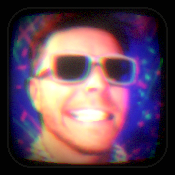
#> input picture art/assets/crt_portrait_shipped.png, 175 x 175 px, given in place of 001-hyper-realistic-top-down-photograph-of-a.png, which was not available; the run also reads 1 picture not shown here
$ python make-face-v13.py
#> lines starting #> are read from the running program, lines starting #| are printed output that depends on the picture; pictures that were not available may be replaced by others from this repository, and a replacement may not be noted
#!/usr/bin/env python3
"""
V13 face: Opaque title bg, bigger/bolder labels.
"""
from PIL import Image, ImageDraw, ImageFont, ImageFilter, ImageEnhance
import random, math, os

random.seed(42)

skin = Image.open("/tmp/aether-art/dalle-wood/001-hyper-realistic-top-down-photograph-of-a.png")
#> skin is the input picture: PIL image 175x175 RGB; mean R, G, B 99.9, 71.7, 88.2
W, H = 1020, 620
skin = skin.resize((W, H), Image.LANCZOS)
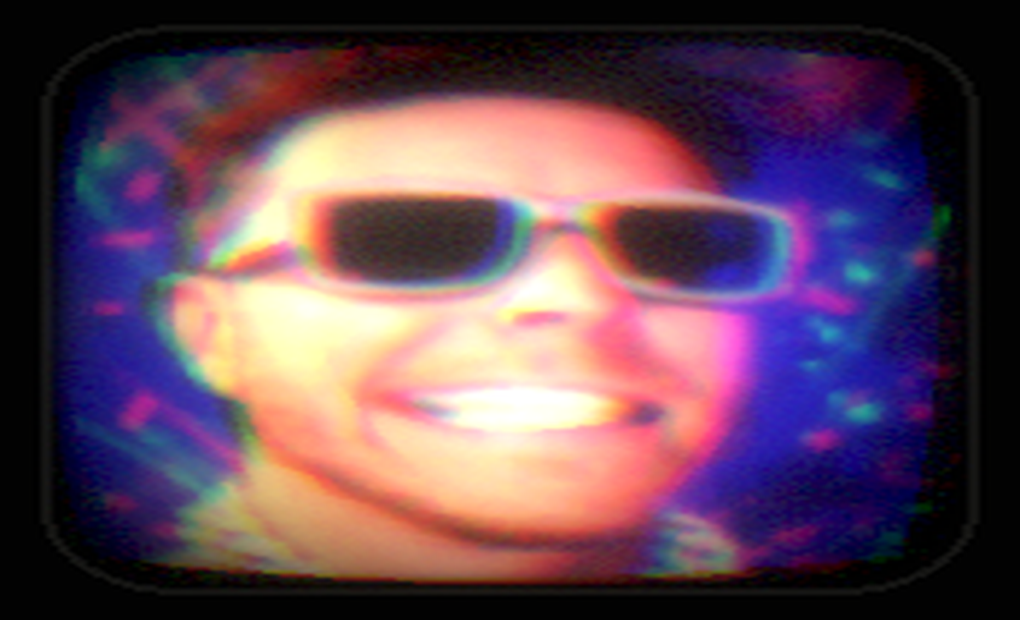
#> skin: PIL image 1020x620 RGB; mean R, G, B 99.9, 71.7, 88.2
img = skin.copy().convert("RGBA")

# Edge extend
for x in range(W):
    c = img.getpixel((x, 3)); [img.putpixel((x, y), c) for y in range(3)]
    c = img.getpixel((x, H-4)); [img.putpixel((x, y), c) for y in range(H-3, H)]
for y in range(H):
    c = img.getpixel((5, y)); [img.putpixel((x, y), c) for x in range(5)]
    c = img.getpixel((W-6, y)); [img.putpixel((x, y), c) for x in range(W-5, W)]

# Load DALL-E duct tape
tape_src = Image.open("/tmp/aether-art/dalle-tape/001-hyper-realistic-close-up-photograph-of-a.png").convert("RGBA")
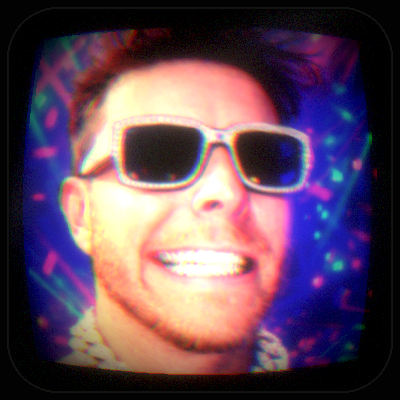
#> input picture art/assets/crt_portrait_shipped_large.png, 400 x 400 px, given in place of 001-hyper-realistic-close-up-photograph-of-a.png, which was not available
tw, th = tape_src.size
#> tw = 400; th = 400
tape_region = tape_src.crop((int(tw*0.05), int(th*0.25), int(tw*0.95), int(th*0.75)))
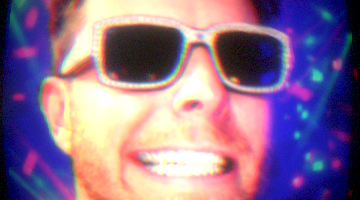
#> tape_region: PIL image 360x200 RGBA; mean R, G, B, A 142.7, 113.2, 143.6, 255

def make_duct_tape_strip(width, height, tape_region=tape_region):
    strip = tape_region.resize((width + 20, height + 10), Image.LANCZOS)
    sw, sh = strip.size
    left = (sw - width) // 2; top = (sh - height) // 2
    strip = strip.crop((left, top, left + width, top + height))
    mask = Image.new("L", (width, height), 255)
    md = ImageDraw.Draw(mask)
    for y in range(height):
        tear = random.randint(0, 4)
        for x in range(tear): mask.putpixel((x, y), 0)
        tear = random.randint(0, 4)
        for x in range(width - tear, width): mask.putpixel((x, y), 0)
    for x in range(width):
        if random.random() < 0.3: mask.putpixel((x, 0), 0)
        if random.random() < 0.3: mask.putpixel((x, height - 1), 0)
    strip.putalpha(mask)
    shadow = Image.new("RGBA", (width + 4, height + 4), (0, 0, 0, 0))
    sd = ImageDraw.Draw(shadow)
    sd.rectangle([2, 2, width + 1, height + 1], fill=(0, 0, 0, 40))
    shadow = shadow.filter(ImageFilter.GaussianBlur(radius=2))
    result = Image.new("RGBA", (width + 4, height + 4), (0, 0, 0, 0))
    result = Image.alpha_composite(result, shadow)
    result.paste(strip, (1, 1), strip)
    return result

def paste_strip(img, strip, x, y, angle=0):
    if angle: strip = strip.rotate(angle, expand=True, resample=Image.BICUBIC)
    img.paste(strip, (x, y), strip)

# ============================================================
# FONTS -- sharper, bolder
# ============================================================
ff = None
for fp in ["/System/Library/Fonts/Supplemental/MarkerFelt.ttc",
           "/System/Library/Fonts/Supplemental/Bradley Hand Bold.ttf"]:
    if os.path.exists(fp): ff = fp; break
if not ff: ff = "/System/Library/Fonts/Helvetica.ttc"

# Try to get a bold variant for sharper text
try:
    ff_bold = ff  # same font, not bold
    if not os.path.exists(ff_bold):
        ff_bold = ff  # same font, not bold
    if not os.path.exists(ff_bold):
        ff_bold = ff  # same font, not bold
except:
    ff_bold = ff  # same font, not bold

title_font = ImageFont.truetype(ff, 58)  # EVEN BIGGER
sect_font = ImageFont.truetype(ff, 20)
label_font = ImageFont.truetype(ff, 16)  # bigger, bolder

NEON_RED = (255, 40, 40)

def neon_border(img, x, y, w, h, color=NEON_RED, glow_radius=12, thickness=3):
    glow = Image.new("RGBA", img.size, (0, 0, 0, 0))
    gd = ImageDraw.Draw(glow)
    for r in range(glow_radius, 0, -1):
        alpha = int(90 * (1 - r / glow_radius))
        gd.rectangle([x-r, y-r, x+w+r, y+h+r], outline=(*color, alpha), width=2)
    gd.rectangle([x, y, x+w, y+h], outline=(*color, 255), width=thickness)
    inner = (min(255,color[0]+60), min(255,color[1]+100), min(255,color[2]+100))
    gd.rectangle([x+1, y+1, x+w-1, y+h-1], outline=(*inner, 160), width=1)
    glow = glow.filter(ImageFilter.GaussianBlur(radius=5))
    gd2 = ImageDraw.Draw(glow)
    gd2.rectangle([x, y, x+w, y+h], outline=(*color, 245), width=thickness)
    gd2.rectangle([x+1, y+1, x+w-1, y+h-1], outline=(*inner, 130), width=1)
    return Image.alpha_composite(img, glow)

def neon_text(img, text, x, y, font, color=NEON_RED, center=False):
    d = ImageDraw.Draw(img)
    if center:
        bb = d.textbbox((0,0), text, font=font)
        x = x - (bb[2] - bb[0]) // 2
    glow = Image.new("RGBA", img.size, (0, 0, 0, 0))
    gd = ImageDraw.Draw(glow)
    for dx2 in range(-5, 6):
        for dy2 in range(-5, 6):
            dist = math.sqrt(dx2*dx2 + dy2*dy2)
            if dist <= 5:
                alpha = int(75 * (1 - dist / 5))
                gd.text((x+dx2, y+dy2), text, fill=(*color, alpha), font=font)
    glow = glow.filter(ImageFilter.GaussianBlur(radius=5))
    gd2 = ImageDraw.Draw(glow)
    inner = (255, min(255,color[1]+120), min(255,color[2]+120))
    gd2.text((x, y), text, fill=(*inner, 255), font=font)
    return Image.alpha_composite(img, glow)

def sharpie_bold(img, text, x, y, font, color=(10, 8, 5), center=False, thin=False):
    """Sharpie text. thin=True for lighter single stroke."""
    d = ImageDraw.Draw(img)
    if center:
        bb = d.textbbox((0,0), text, font=font)
        x = x - (bb[2] - bb[0]) // 2
    if thin:
        # Single stroke, slight bleed only
        for dx, dy in [(-1,0),(1,0),(0,-1)]:
            d.text((x+dx, y+dy), text, fill=(*color, 30), font=font)
        d.text((x, y), text, fill=(*color, 220), font=font)
    else:
        for dx in range(-1, 2):
            for dy in range(-1, 2):
                d.text((x+dx, y+dy), text, fill=(*color, 180), font=font)
        d.text((x, y), text, fill=(*color, 255), font=font)

# ============================================================
# TITLE -- EVEN BIGGER
# ============================================================
# ---- BIG TAPE STRIP TITLE (no neon, red sharpie) ----
title_text = "Austin's Secret Sauce"
title_strip_w = 700
title_strip_h = 70
title_strip = make_duct_tape_strip(title_strip_w, title_strip_h)
#> in make_duct_tape_strip, `mask = Image.new("L", (width, height), 255)`: mask: PIL image 700x70 L; every value is 255
#> after the loop in make_duct_tape_strip, `for y in range(height):`:
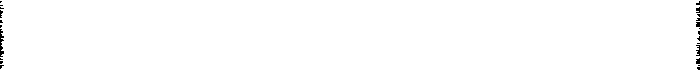
#> mask: PIL image 700x70 L; 99.5% white; black in thin lines or dots
#> after the loop in make_duct_tape_strip, `for x in range(width):`: mask: PIL image 700x70 L; 98.6% white; black in thin lines or dots
#> in make_duct_tape_strip, `shadow = Image.new("RGBA", (width + 4, height + 4), (0, 0, 0, 0))`: shadow: PIL image 704x74 RGBA; every value is 0
#> in make_duct_tape_strip, `result.paste(strip, (1, 1), strip)`:
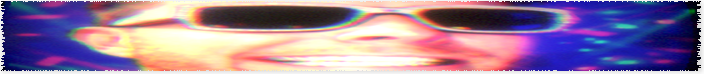
#> result: PIL image 704x74 RGBA; mean R, G, B, A 136.4, 108.7, 138.5, 237.9; transparent parts drawn white
title_x = (W - title_strip_w) // 2
title_y = 8
paste_strip(img, title_strip, title_x, title_y, angle=random.uniform(-0.8, 0.8))
# Red sharpie text -- thick, hand-written look
title_font_big = ImageFont.truetype(ff, 48)
sharpie_bold(img, title_text, W // 2, title_y + 14, title_font_big,
             color=(200, 25, 25), center=True, thin=False)
#> in sharpie_bold, `bb = d.textbbox((0,0), text, font=font)`: bb = (0, 9, 519, 46)
#> in sharpie_bold, `x = x - (bb[2] - bb[0]) // 2`: x = 251

# ============================================================
# SECTION HEADERS
# ============================================================
sections = [
    ("SWELL",   40,  185,  220, 28),
    ("VINYL",   40,  300,  160, 28),
    ("MASTER",  40,  415,  160, 28),
    ("PSYCHE",  385, 185,  490, 28),
    ("LFO",     415, 358,  240, 28),
]
for name, sx, sy, sw, sh in sections:
    strip = make_duct_tape_strip(sw, sh)
    paste_strip(img, strip, sx, sy, angle=random.uniform(-1.2, 1.2))
    sharpie_bold(img, name, sx + sw // 2, sy + 5, sect_font, center=True)
#> this loop made 5 passes
#> (bb in sharpie_bold, x in sharpie_bold) on passes 1 to 5: ((0, 4, 68, 19), 116), ((0, 4, 59, 19), 91), ((0, 4, 83, 19), 79), ((0, 4, 78, 19), 591), ((0, 4, 38, 19), 516)

# ============================================================
# KNOB LABELS -- sharper, bolder, slightly bigger tape
# ============================================================
knob_data = [
    ('Sens', 80, 240), ('Attack', 160, 240), ('Depth', 240, 240),
    ('Year', 80, 355), ('Detune', 160, 355),
    ('Mix', 80, 465), ('Gain', 160, 465),
    ('Shimmer', 420, 240), ('Space', 490, 240), ('Rate', 560, 240),
    ('Warp', 630, 240), ('Mix', 700, 240), ('Notch', 770, 240), ('Sweep', 840, 240),
    ('Shape', 455, 410), ('Rate', 535, 410), ('Depth', 615, 410),
    ('Div', 455, 485), ('Phase', 535, 485),
]
KNOB_R_UV = 24  # tighter to knobs

for name, kx, ky in knob_data:
    lw = max(65, len(name) * 12 + 20)
    lh = 26
    strip = make_duct_tape_strip(lw, lh)
    ly = ky + KNOB_R_UV + 6
    lx = kx - lw // 2
    paste_strip(img, strip, lx, ly, angle=random.uniform(-1.8, 1.8))
    sharpie_bold(img, name, kx, ly + 4, label_font, center=True, thin=False)
#> this loop made 19 passes
#> (bb in sharpie_bold, x in sharpie_bold) on passes 1 to 12: ((0, 3, 38, 15), 61), ((0, 3, 52, 15), 134), ((0, 3, 49, 18), 216), ((-1, 3, 34, 15), 63), ((0, 3, 59, 15), 131), ((0, 3, 28, 15), 66), ((0, 3, 37, 15), 142), ((0, 3, 73, 15), 384), ((0, 3, 49, 18), 466), ((0, 3, 37, 15), 542), ((0, 3, 41, 18), 610), ((0, 3, 28, 15), 686)

# SYNC
strip = make_duct_tape_strip(55, 22)
#> in make_duct_tape_strip (call 26), `mask = Image.new("L", (width, height), 255)`: mask: PIL image 55x22 L; every value is 255
#> after the loop in make_duct_tape_strip (call 26), `for y in range(height):`: mask: PIL image 55x22 L; 94% white; black in thin lines or dots
#> after the loop in make_duct_tape_strip (call 26), `for x in range(width):`: mask: PIL image 55x22 L; 91.7% white; black in thin lines or dots
#> in make_duct_tape_strip (call 26), `shadow = Image.new("RGBA", (width + 4, height + 4), (0, 0, 0, 0))`: shadow: PIL image 59x26 RGBA; every value is 0
paste_strip(img, strip, 600, 443, angle=random.uniform(-1, 1))
sharpie_bold(img, "SYNC", 627, 447, label_font, center=True, thin=False)

# UPBEAT toggle label
strip_up = make_duct_tape_strip(70, 22)
#> in make_duct_tape_strip (call 27), `strip = strip.crop((left, top, left + width, top + height))`:
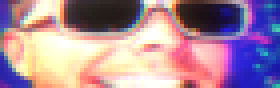
#> strip: PIL image 70x22 RGBA (shown 4 times larger); mean R, G, B, A 171.7, 138.8, 156.4, 255
#> in make_duct_tape_strip (call 27), `mask = Image.new("L", (width, height), 255)`: mask: PIL image 70x22 L; every value is 255
#> the loop in make_duct_tape_strip (call 27), `for y in range(height):` made 22 passes
#> after the loop in make_duct_tape_strip (call 27), `for y in range(height):`: mask: PIL image 70x22 L; 94.1% white; black in thin lines or dots
#> after the loop in make_duct_tape_strip (call 27), `for x in range(width):`: mask: PIL image 70x22 L; 92% white; black in thin lines or dots
#> in make_duct_tape_strip (call 27), `shadow = Image.new("RGBA", (width + 4, height + 4), (0, 0, 0, 0))`: shadow: PIL image 74x26 RGBA; every value is 0
#> in make_duct_tape_strip (call 27), `shadow = shadow.filter(ImageFilter.GaussianBlur(radius=2))`:
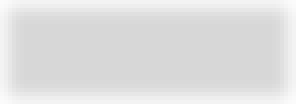
#> shadow: PIL image 74x26 RGBA (shown 4 times larger); mean R, G, B, A 0, 0, 0, 31.8; transparent parts drawn white
paste_strip(img, strip_up, 635, 443, angle=random.uniform(-1, 1))
sharpie_bold(img, "UPBEAT", 670, 447, label_font, center=True, thin=False)

# ============================================================
# PORTRAIT
# ============================================================
portrait_path = "/tmp/aether-art/austin-portrait-square.jpg"
if os.path.exists(portrait_path):
    portrait = Image.open(portrait_path).convert("RGBA")
    pw, ph = 175, 175
    portrait = portrait.resize((pw, ph), Image.LANCZOS)
    px = W - pw - 35; py = H - ph - 40
    img.paste(portrait, (px, py), portrait)
    img = neon_border(img, px - 6, py - 6, pw + 12, ph + 12,
                       color=NEON_RED, glow_radius=14, thickness=4)

# ============================================================
# SCRATCHES
# ============================================================
scratch = Image.new("RGBA", (W, H), (0,0,0,0))
sd = ImageDraw.Draw(scratch)
for _ in range(45):
    x1 = random.randint(0, W); y1 = random.randint(0, H)
    l = random.randint(30, 160); a = random.uniform(0, math.pi)
    x2 = x1 + int(l*math.cos(a)); y2 = y1 + int(l*math.sin(a))
    sd.line([(x1,y1),(x2,y2)], fill=(180,165,140,random.randint(20,50)), width=1)
#> this loop made 45 passes
#> (x1, y1, l, a, x2, y2) on passes 1 to 12: (131, 588, 82, 2.05, 94, 660), (575, 262, 38, 0.266, 611, 271), (518, 305, 123, 3.04, 396, 318), (433, 0, 93, 0.944, 487, 75), (968, 531, 105, 2.07, 918, 623), (143, 590, 155, 2.18, 54, 716), (932, 360, 160, 0.659, 1058, 458), (678, 45, 90, 0.115, 767, 55), (306, 220, 64, 1.89, 286, 280), (605, 367, 101, 0.404, 697, 406), (432, 76, 95, 0.819, 496, 145), (925, 167, 132, 1.43, 943, 297)
#> (x1, y1, l, a) on pass 36: (95, 169, 44, 0.266)
img = Image.alpha_composite(img, scratch)

out = "/tmp/aether-art/dalle_face_v13.png"
img.convert("RGB").save(out, quality=95)
print(f"Saved: {out} ({W}x{H})")
